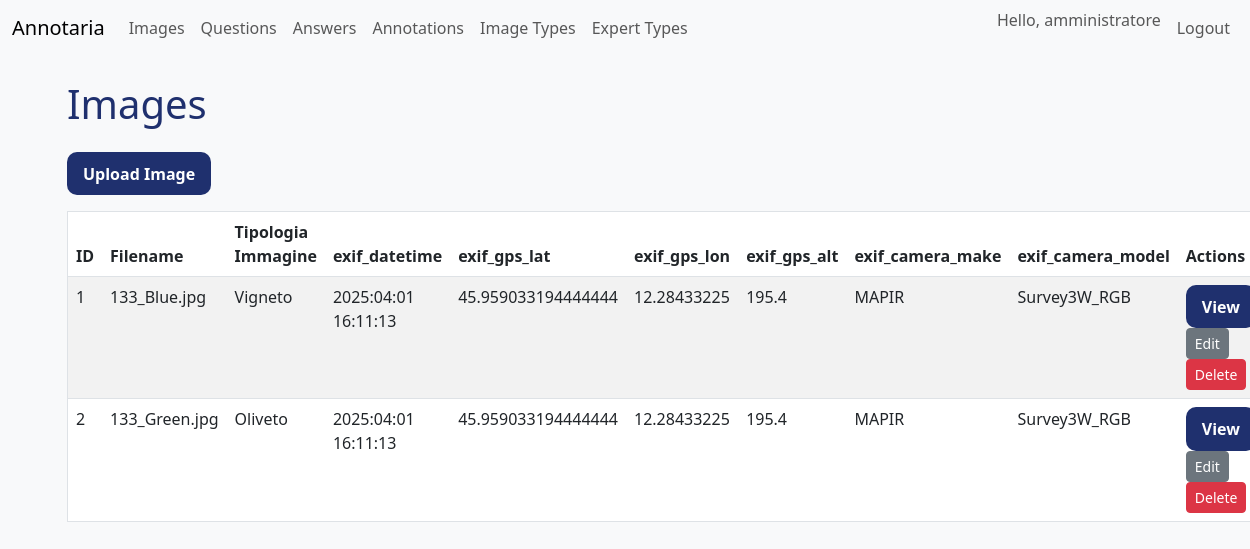
Screenshot of /ui/images (signed in) with the database file from the repository.
### models.py (models this page shows)
class User(Base):
    __tablename__ = "users"
    id = Column(Integer, primary_key=True, index=True)
    username = Column(String, unique=True, index=True, nullable=False)
    hashed_password = Column(String, nullable=False)
    role = Column(String, nullable=False, default="Esperto")
    answers = relationship("Answer", back_populates="user")
    annotations = relationship("Annotation", back_populates="user")
    expert_types = relationship(
        "ExpertType", secondary=user_expert_types, back_populates="users"
    )

class Image(Base):
    __tablename__ = "images"
    id = Column(Integer, primary_key=True, index=True)
    filename = Column(String, unique=True, nullable=False)
    path = Column(String, nullable=False)
    uploaded_at = Column(DateTime(timezone=True), server_default=func.now())
    exif_datetime = Column(String)
    exif_gps_lat = Column(Float)
    exif_gps_lon = Column(Float)
    exif_gps_alt = Column(Float)
    exif_camera_make = Column(String)
    exif_camera_model = Column(String)
    exif_lens_model = Column(String)
    exif_focal_length = Column(Float)
    exif_aperture = Column(Float)
    exif_iso = Column(Integer)
    exif_shutter_speed = Column(String)
    exif_orientation = Column(String)
    exif_image_width = Column(Integer)
    exif_image_height = Column(Integer)
    exif_drone_model = Column(String)
    exif_flight_id = Column(String)
    exif_pitch = Column(Float)
    exif_roll = Column(Float)
    exif_yaw = Column(Float)
    image_type_id = Column(Integer, ForeignKey("image_types.id"))
    image_type = relationship("ImageType", back_populates="images")
    answers = relationship("Answer", back_populates="image")
    annotations = relationship("Annotation", back_populates="image")

class ImageType(Base):
    __tablename__ = "image_types"
    id = Column(Integer, primary_key=True, index=True)
    name = Column(String, unique=True, nullable=False)
    images = relationship("Image", back_populates="image_type")
    questions = relationship(
        "Question", secondary=question_image_types, back_populates="image_types"
    )

### routers/ui.py (the view)
@router.get("/images", response_class=HTMLResponse)
def list_images(
    request: Request,
    user: UserModel = Depends(require_user),
    db: Session = Depends(get_db),
):
    for file in IMAGE_DIR.iterdir():
        if file.is_file():
            register_image(file, db)
    images = db.query(ImageModel).options(joinedload(ImageModel.image_type)).all()
    token = request.cookies.get("access_token")
    return templates.TemplateResponse(
        "images.html", {"request": request, "images": images, "user": user, "token": token}
    )

### templates/images.html
{% extends "base.html" %}
{% block content %}
<h1>Images</h1>
<a href="/ui/images/upload" class="btn btn-primary mb-3">Upload Image</a>
<table class="table table-striped" style="border: 1px solid #dee2e6; border-radius: 6px;">
<thead>
    <tr><th>ID</th><th>Filename</th><th>Tipologia Immagine</th><th>exif_datetime</th><th>exif_gps_lat</th><th>exif_gps_lon</th><th>exif_gps_alt</th><th>exif_camera_make</th><th>exif_camera_model</th><th>Actions</th></tr>
</thead>
<tbody>
{% for img in images %}
<tr>
<td>{{ img.id }}</td>
<td>{{ img.filename }}</td>
<td>{{ img.image_type.name if img.image_type else "" }}</td>
<td>{{ img.exif_datetime }}</td>
<td>{{ img.exif_gps_lat }}</td>
<td>{{ img.exif_gps_lon }}</td>
<td>{{ img.exif_gps_alt }}</td>
<td>{{ img.exif_camera_make }}</td>
<td>{{ img.exif_camera_model }}</td>
<td>
    <a href="/ui/images/{{ img.id }}" class="btn btn-sm btn-primary">View</a>
    <a href="/ui/images/{{ img.id }}/edit" class="btn btn-sm btn-secondary">Edit</a>
    <form method="post" action="/ui/images/{{ img.id }}/delete" class="d-inline">
        <button type="submit" class="btn btn-sm btn-danger">Delete</button>
    </form>
</td>
</tr>
{% endfor %}
</tbody>
</table>
{% endblock %}

### templates/base.html (shortened to what this page needs)
<!DOCTYPE html>
<html lang="en">
<head>
    <link href="https://cdn.jsdelivr.net/npm/bootstrap@5.3.0/dist/css/bootstrap.min.css" rel="stylesheet">
    <link rel="stylesheet" href="/static/css/style.css">
</head>
<body>
<nav class="navbar navbar-expand-lg navbar-light bg-light mb-4">
    <div class="container-fluid">
        <a class="navbar-brand" href="/ui">Annotaria</a>
        <div class="collapse navbar-collapse">
            <ul class="navbar-nav me-auto mb-2 mb-lg-0">
                <li class="nav-item"><a class="nav-link" href="/ui/images">Images</a></li>
                {% if user and user.role == 'Amministratore' %}
                <li class="nav-item"><a class="nav-link" href="/ui/questions">Questions</a></li>
                <li class="nav-item"><a class="nav-link" href="/ui/answers">Answers</a></li>
                <li class="nav-item"><a class="nav-link" href="/ui/annotations">Annotations</a></li>
                <li class="nav-item"><a class="nav-link" href="/ui/image-types">Image Types</a></li>
                <li class="nav-item"><a class="nav-link" href="/ui/expert-types">Expert Types</a></li>
                {% elif user and user.role == 'Esperto' %}
                <li class="nav-item"><a class="nav-link" href="/ui/my-expert-types">My Expert Types</a></li>
                {% endif %}
            </ul>
            <ul class="navbar-nav ms-auto mb-2 mb-lg-0">
                {% if user %}
                <li class="nav-item">
                    <span class="navbar-text me-2">Hello, {{ user.username }}</span>
                </li>
                <li class="nav-item">
                    <form action="/ui/logout" method="post" class="d-inline">
                        <button type="submit" class="btn btn-link nav-link">Logout</button>
                    </form>
                </li>
                {% else %}
                <li class="nav-item"><a class="nav-link" href="/ui/login">Login</a></li>
                <li class="nav-item"><a class="nav-link" href="/ui/register">Register</a></li>
                {% endif %}
            </ul>
        </div>
    </div>
</nav>
<div class="container">
{% block content %}{% endblock %}
</div>
</body>
</html>

### static/css/style.css (style rules this page uses)
body { font-family: 'Segoe UI', sans-serif; background-color: #f8f9fa; }
h1, h2, h3 { color: #1f306e; margin-bottom: 1.5rem; }
.btn-primary, .btn-submit { border-radius: 10px; background-color: #1f306e; border: none; padding: 0.6rem 1rem; color: white; font-weight: bold; font-size: 1rem; }

### rows the page displays
User: username "amministratore"
Image: id "1", filename "133_Blue.jpg", image_type "Vigneto", exif_datetime "2025:04:01 16:11:13", exif_gps_lat "45.959033194444444", exif_gps_lon "12.28433225", exif_gps_alt "195.4", exif_camera_make "MAPIR", exif_camera_model "Survey3W_RGB"
Image: id "2", filename "133_Green.jpg", image_type "Oliveto", exif_datetime "2025:04:01 16:11:13", exif_gps_lat "45.959033194444444", exif_gps_lon "12.28433225", exif_gps_alt "195.4", exif_camera_make "MAPIR", exif_camera_model "Survey3W_RGB"
